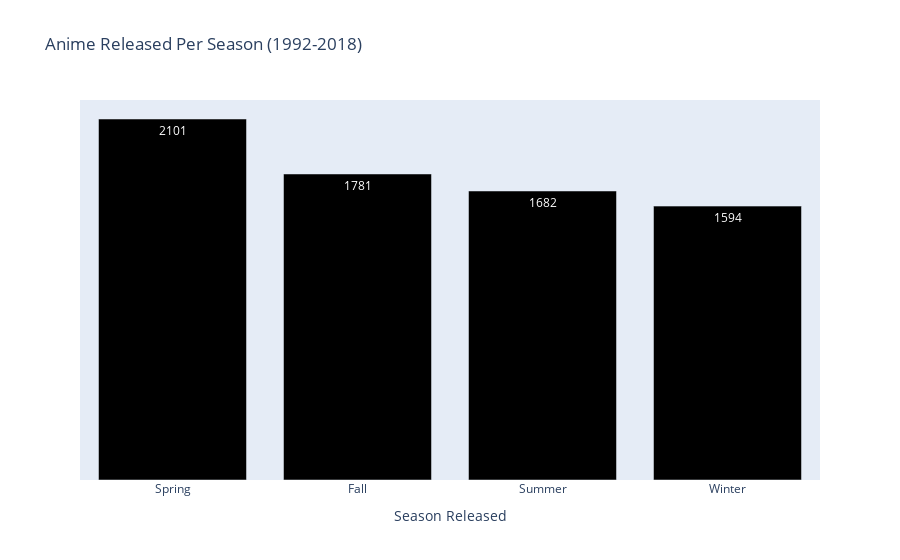

Notebook cell for this chart:
### Code cell
fig = px.bar(df_animes['season_released'].value_counts().reset_index().rename(columns={'index':'season_released' ,'season_released':'count'}),
        x='season_released', y='count', text='count', title='Anime Released Per Season (1992-2018)',
        labels={'season_released':'Season Released','count':'Number of anime releases'},
        color_discrete_sequence=['black'])
fig.update_layout(barmode='group', yaxis={'categoryorder':'total descending'})
fig.update_yaxes(visible=False, showticklabels=False)
fig.show()

### Figure 1 — Plotly figure (JSON) as saved in the notebook; plotly's stock layout.template omitted (floating-point values rounded to 4 significant figures)
{"data": [{"alignmentgroup": "True", "hovertemplate": "Season Released=%{x}<br>Number of anime releases=%{text}<extra></extra>", "legendgroup": "", "marker": {"color": "black", "pattern": {"shape": ""}}, "name": "", "offsetgroup": "", "orientation": "v", "showlegend": false, "text": [2101, 1781, 1682, 1594], "textposition": "auto", "type": "bar", "x": ["Spring", "Fall", "Summer", "Winter"], "xaxis": "x", "y": [2101, 1781, 1682, 1594], "yaxis": "y"}], "layout": {"barmode": "group", "legend": {"tracegroupgap": 0}, "title": {"text": "Anime Released Per Season (1992-2018)"}, "xaxis": {"anchor": "y", "domain": [0, 1], "title": {"text": "Season Released"}}, "yaxis": {"anchor": "x", "categoryorder": "total descending", "domain": [0, 1], "showticklabels": false, "title": {"text": "Number of anime releases"}, "visible": false}}}
